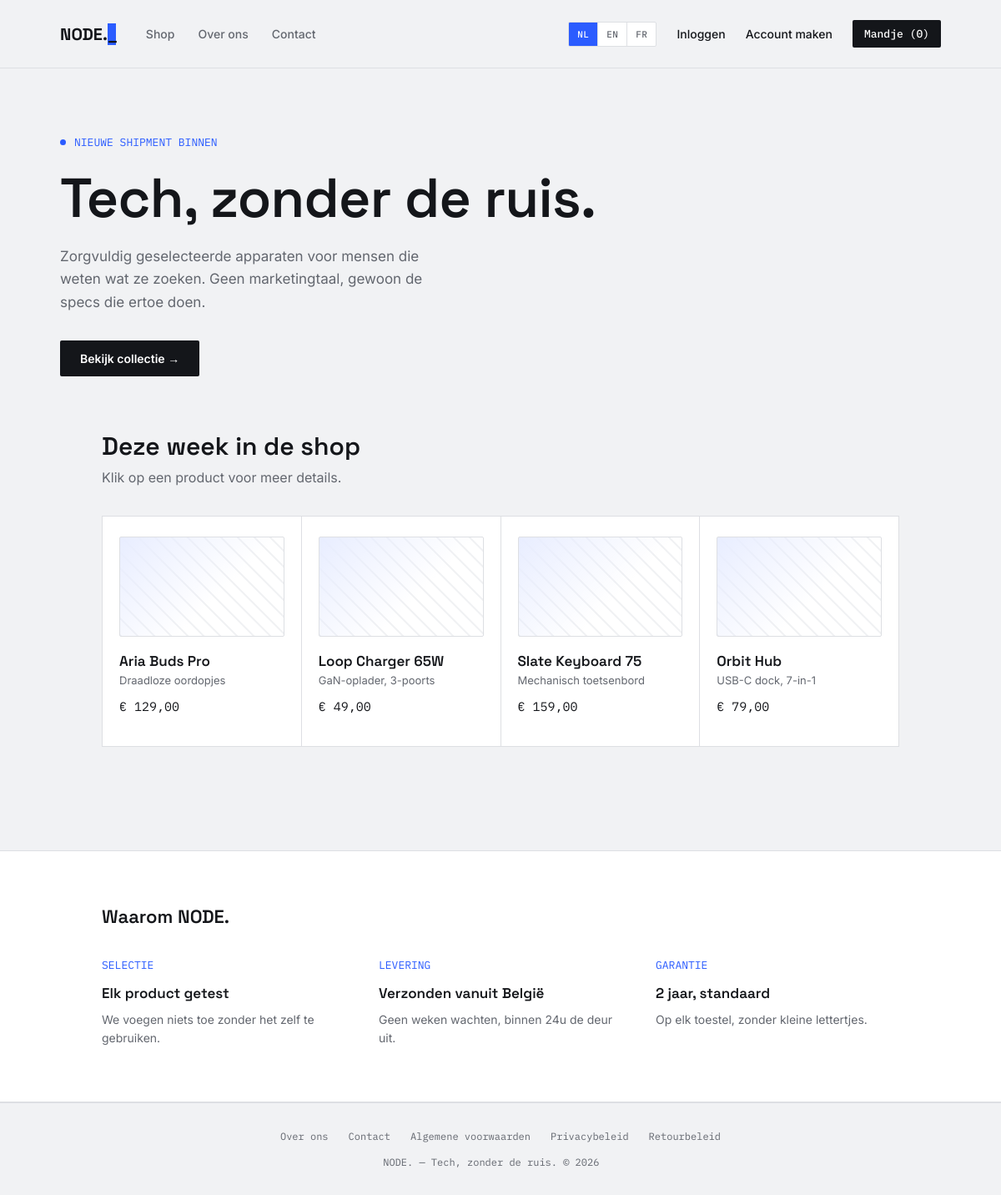
The page / on the database its author committed.
### models.py (models this page shows, shortened)
class Product(db.Model):
    id = db.Column(db.Integer, primary_key=True)
    name = db.Column(db.String(150), nullable=False)
    category = db.Column(db.String(100), nullable=False)
    price = db.Column(db.Float, nullable=False)
    description = db.Column(db.Text, nullable=False, default="")
    stock = db.Column(db.Integer, nullable=False, default=10)
    spec1_label = db.Column(db.String(50), default="")
    spec1_value = db.Column(db.String(100), default="")
    spec2_label = db.Column(db.String(50), default="")
    spec2_value = db.Column(db.String(100), default="")
    spec3_label = db.Column(db.String(50), default="")
    spec3_value = db.Column(db.String(100), default="")
    spec4_label = db.Column(db.String(50), default="")
    spec4_value = db.Column(db.String(100), default="")

### app.py (the view)
@app.route("/")
def home():
    products = Product.query.all()
    return render_template("index.html", products=products)

### app.py (called while the page is built)
def current_language():
    return session.get("lang", DEFAULT_LANGUAGE)

@app.context_processor
def inject_translations():
    lang = current_language()
    return {
        "t": lambda key, **kw: translate(key, lang, **kw),
        "current_lang": lang,
        "languages": LANGUAGES,
    }

@app.before_request
def block_visitors():
    if not COMING_SOON:
        return None
    if session.get("preview"):
        return None
    if request.endpoint in ("preview", "static"):
        return None
    return render_template("coming_soon.html"), 503

def get_cart():
    return session.get("cart", {})

@app.context_processor
def inject_cart_count():
    cart = get_cart()
    count = sum(cart.values())
    return {"cart_count": count}

### translations.py (called while the page is built)
def translate(key, lang, **kwargs):
    table = TRANSLATIONS.get(lang) or TRANSLATIONS[DEFAULT_LANGUAGE]
    text = table.get(key) or TRANSLATIONS[DEFAULT_LANGUAGE].get(key) or key
    if kwargs:
        try:
            text = text.format(**kwargs)
        except (KeyError, IndexError):
            pass
    return text

### templates/index.html (shortened to what this page needs)
{% extends "base.html" %}
{% block content %}
<section style="padding:10vh 6vw 8vh;">
  <div style="font-family:var(--mono); font-size:13px; color:var(--accent); display:flex; align-items:center; gap:10px; margin-bottom:24px;">
    <span style="width:7px; height:7px; background:var(--accent); border-radius:50%; display:inline-block;"></span>
    NIEUWE SHIPMENT BINNEN
  </div>
  <h1 style="font-size:clamp(36px,5.5vw,72px); max-width:16ch; line-height:1.05;">Tech, zonder de ruis.</h1>
  <p style="margin-top:22px; max-width:44ch; color:var(--ink-soft); font-size:17px; line-height:1.6;">
    Zorgvuldig geselecteerde apparaten voor mensen die weten wat ze zoeken. Geen marketingtaal, gewoon de specs die ertoe doen.
  </p>
  <a href="#producten" class="btn" style="margin-top:32px; display:inline-block;">Bekijk collectie &rarr;</a>
</section>
<div class="container" id="producten" style="padding-top:0;">
  <h2 style="font-size:clamp(22px,3vw,30px); margin-bottom:8px;">Deze week in de shop</h2>
  <p style="color:var(--ink-soft); margin-bottom:36px;">Klik op een product voor meer details.</p>
  <div class="grid">
    {% for product in products %}
    <a href="{{ url_for('product_detail', product_id=product.id) }}" class="card" style="cursor:pointer;">
      <div class="card-glyph"></div>
      <div class="card-name">{{ product.name }}</div>
      <div class="card-cat">{{ product.category }}</div>
      <div class="card-price">€ {{ "%.2f"|format(product.price)|replace(".", ",") }}</div>
    </a>
    {% endfor %}
  </div>
</div>
<section style="background:var(--surface); border-top:1px solid var(--line); border-bottom:1px solid var(--line); margin-top:8vh;">
  <div class="container" style="padding:8vh 6vw;">
    <h2 style="margin-bottom:36px;">Waarom NODE.</h2>
    <div style="display:grid; grid-template-columns:repeat(3,1fr); gap:40px;">
      <div>
        <div style="font-family:var(--mono); color:var(--accent); font-size:13px; margin-bottom:14px;">SELECTIE</div>
        <div style="font-family:var(--grotesk); font-weight:600; font-size:17px; margin-bottom:10px;">Elk product getest</div>
        <p style="color:var(--ink-soft); font-size:14px; line-height:1.6;">We voegen niets toe zonder het zelf te gebruiken.</p>
      </div>
      <div>
        <div style="font-family:var(--mono); color:var(--accent); font-size:13px; margin-bottom:14px;">LEVERING</div>
        <div style="font-family:var(--grotesk); font-weight:600; font-size:17px; margin-bottom:10px;">Verzonden vanuit België</div>
        <p style="color:var(--ink-soft); font-size:14px; line-height:1.6;">Geen weken wachten, binnen 24u de deur uit.</p>
      </div>
      <div>
        <div style="font-family:var(--mono); color:var(--accent); font-size:13px; margin-bottom:14px;">GARANTIE</div>
        <div style="font-family:var(--grotesk); font-weight:600; font-size:17px; margin-bottom:10px;">2 jaar, standaard</div>
        <p style="color:var(--ink-soft); font-size:14px; line-height:1.6;">Op elk toestel, zonder kleine lettertjes.</p>
      </div>
    </div>
  </div>
</section>
{% endblock %}

### templates/base.html (shortened to what this page needs)
<!DOCTYPE html>
<html lang="nl">
<head>
</head>
<body>
<nav>
  <div class="nav-left">
    <a href="{{ url_for('home') }}" class="logo">NODE.<span class="cursor">_</span></a>
    <div class="nav-links">
      <a href="{{ url_for('home') }}">{{ t('nav_shop') }}</a>
      <a href="{{ url_for('about') }}">{{ t('nav_about') }}</a>
      <a href="{{ url_for('contact') }}">{{ t('nav_contact') }}</a>
    </div>
  </div>
<div class="nav-right">
    <div class="lang-switch">
      {% for code, name in languages.items() %}
      <a href="{{ url_for('set_language', lang_code=code) }}"
         class="lang-opt {% if code == current_lang %}active{% endif %}"
         title="{{ name }}">{{ code|upper }}</a>
      {% endfor %}
    </div>
    {% if current_user.is_authenticated %}
      <a href="{{ url_for('account') }}">{{ t('nav_account') }}</a>
      <a href="{{ url_for('logout') }}">{{ t('nav_logout') }}</a>
    {% else %}
      <a href="{{ url_for('login') }}">{{ t('nav_login') }}</a>
      <a href="{{ url_for('register') }}">{{ t('nav_register') }}</a>
    {% endif %}
    <a href="{{ url_for('cart_view') }}" class="cart-badge">{{ t('nav_cart') }} ({{ cart_count }})</a>
  </div>
</nav>
<main>
{% block content %}{% endblock %}
</main>
<footer>
  <div style="display:flex; justify-content:center; gap:24px; flex-wrap:wrap; margin-bottom:16px;">
    <a href="{{ url_for('about') }}" style="color:var(--ink-soft);">{{ t('nav_about') }}</a>
    <a href="{{ url_for('contact') }}" style="color:var(--ink-soft);">{{ t('nav_contact') }}</a>
    <a href="{{ url_for('terms') }}" style="color:var(--ink-soft);">{{ t('footer_terms') }}</a>
    <a href="{{ url_for('privacy') }}" style="color:var(--ink-soft);">{{ t('footer_privacy') }}</a>
    <a href="{{ url_for('returns') }}" style="color:var(--ink-soft);">{{ t('footer_returns') }}</a>
  </div>
  <div>
    NODE. — {{ t('footer_tagline') }} © 2026
  </div>
</footer>
</body>
</html>

### templates/base.html (style rules this page uses)
:root { --bg:#F1F2F4; --surface:#FFFFFF; --ink:#14161A; --ink-soft:#63676F; --line:#DDDFE3; --accent:#2B5CFF; --accent-soft:#E8EDFF; --mono:'IBM Plex Mono',monospace; --grotesk:'Space Grotesk',sans-serif; --sans:'Inter',sans-serif; }
* { margin:0;padding:0;box-sizing:border-box; }
body { background:var(--bg);color:var(--ink);font-family:var(--sans);-webkit-font-smoothing:antialiased;min-height:100vh;display:flex;flex-direction:column; }
a { color:inherit;text-decoration:none; }
main { flex:1; }
nav { display:flex;justify-content:space-between;align-items:center;padding:24px 6vw;position:sticky;top:0;background:rgba(241,242,244,0.9);backdrop-filter:blur(8px);z-index:50;border-bottom:1px solid var(--line); }
.logo { font-family:var(--grotesk);font-weight:700;font-size:20px; }
.cursor { display:inline-block;width:.5em;background:var(--accent);animation:blink 1.1s steps(1) infinite; }
.nav-left { display:flex;align-items:center;gap:36px; }
.nav-links { display:flex;gap:28px;font-size:14px;font-weight:500;color:var(--ink-soft); }
.nav-right { display:flex;align-items:center;gap:24px;font-size:14px;font-weight:500; }
.cart-badge { font-family:var(--mono);background:var(--ink);color:#fff;border-radius:2px;padding:8px 14px;font-size:13px; }
.lang-switch { display:flex;position:relative; border:1px solid var(--line);border-radius:2px; background:var(--surface);overflow:hidden; }
.lang-opt { font-family:var(--mono);font-size:11px;letter-spacing:.04em; padding:7px 10px;color:var(--ink-soft); position:relative;z-index:1;transition:color .18s ease; }
.lang-opt.active { color:#fff; }
.lang-opt.active::before { content:'';position:absolute;inset:0;z-index:-1; background:var(--accent); animation:langSlide .28s cubic-bezier(.2,.8,.2,1); }
.lang-opt + .lang-opt { border-left:1px solid var(--line); }
.container { max-width:1100px;margin:0 auto;padding:60px 6vw; }
h1 { font-family:var(--grotesk);font-weight:600;font-size:clamp(28px,4vw,42px);letter-spacing:-0.01em; }
h2 { font-family:var(--grotesk);font-weight:600;font-size:22px; }
.btn { display:inline-block;background:var(--ink);color:#fff;font-weight:600;font-size:14px;padding:13px 24px;border-radius:2px;border:none;cursor:pointer;transition:background .15s ease;font-family:var(--sans); }
.grid { display:grid;grid-template-columns:repeat(4,1fr);gap:1px;background:var(--line);border:1px solid var(--line); }
.card { background:var(--surface);padding:24px 20px;display:flex;flex-direction:column; }
.card-glyph { width:100%;height:120px;border-radius:2px;background:linear-gradient(135deg,var(--accent-soft) 0%,transparent 60%),repeating-linear-gradient(45deg,var(--bg) 0 2px,transparent 2px 14px);border:1px solid var(--line);margin-bottom:18px; }
.card-name { font-family:var(--grotesk);font-weight:600;font-size:17px;margin-bottom:4px; }
.card-cat { font-size:13px;color:var(--ink-soft);margin-bottom:14px; }
.card-price { font-family:var(--mono);font-size:15px;margin-top:auto;margin-bottom:14px; }
footer { padding:32px 6vw;border-top:1px solid var(--line);font-family:var(--mono);font-size:12px;color:var(--ink-soft);text-align:center; }

### rows shown on the page
Product: name "Aria Buds Pro", category "Draadloze oordopjes", price "129,00"
Product: name "Loop Charger 65W", category "GaN-oplader, 3-poorts", price "49,00"
Product: name "Slate Keyboard 75", category "Mechanisch toetsenbord", price "159,00"
Product: name "Orbit Hub", category "USB-C dock, 7-in-1", price "79,00"

### other values the page prints
{{ t('nav_shop') }} "Shop"
{{ t('nav_about') }} "Over ons"
{{ t('nav_contact') }} "Contact"
{{ code|upper }} "NL" "EN" "FR"
{{ t('nav_login') }} "Inloggen"
{{ t('nav_register') }} "Account maken"
{{ t('nav_cart') }} "Mandje"
{{ cart_count }} "0"
{{ t('footer_terms') }} "Algemene voorwaarden"
{{ t('footer_privacy') }} "Privacybeleid"
{{ t('footer_returns') }} "Retourbeleid"
{{ t('footer_tagline') }} "Tech, zonder de ruis."
